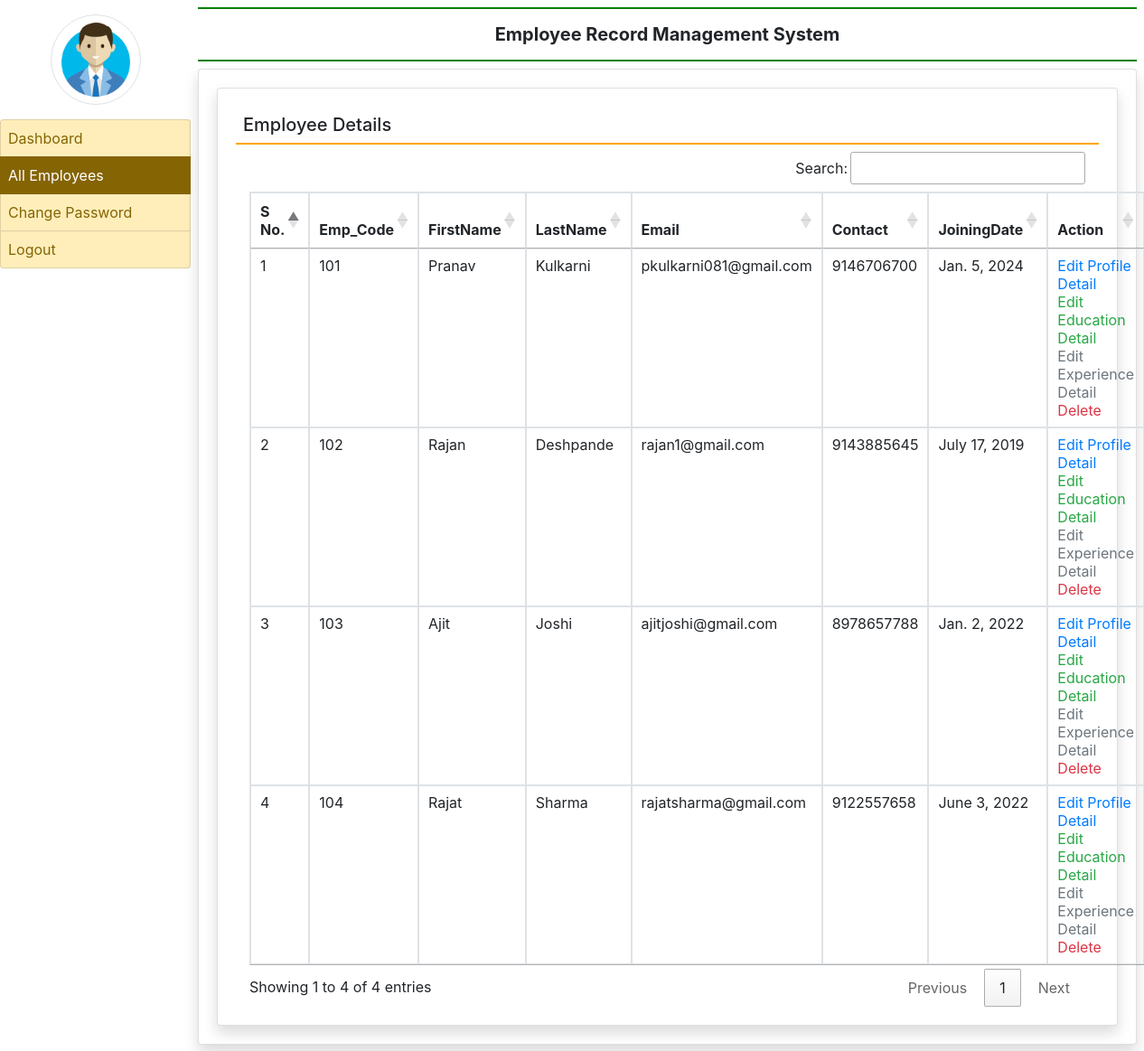
The app's page /all_employee (signed in) with its own data.
### employee/models.py (models this page shows, shortened)
class EmployeeDetail(models.Model):
    user = models.ForeignKey(User, on_delete=models.CASCADE, null=True)
    empcode = models.CharField(max_length=100, null=True)
    empdept = models.CharField(max_length=100,null=True)
    designation = models.CharField(max_length=100,null=True)
    contact = models.CharField(max_length=15, null=True)
    gender = models.CharField(max_length=20,null=True)
    joiningdate = models.DateField(null=True)

### employee/views.py (the view)
# urls.py: path('all_employee',all_employee, name='all_employee'),
def all_employee(request):
    if not request.user.is_authenticated:
        return redirect('admin_login')
    employee = EmployeeDetail.objects.all()
    return render(request, 'all_employee.html',locals())

### employee/templates/all_employee.html
{% extends 'admin_base.html' %}
{% block main  %}
<div class="card shadow">
    <div class="card-body">
        <h5 class="p-2" style="border-bottom: 2px solid orange;">Employee Details</h5>
<div class="container-fluid">
        <table class="table table-bordered table-sm" id="example">
            <thead>
                <tr>
                    <th>S No.</th>
                    <th>Emp_Code</th>
                    <th>FirstName</th>
                    <th>LastName</th>
                    <th>Email</th>
                    <th>Contact</th>
                    <th>JoiningDate</th>
                    <th>Action</th>
                </tr>
            </thead>
            <tbody>
                {% for i in employee %}
                <tr>
                    <td>{{forloop.counter}}</td>
                    <td>{{i.empcode}}</td>
                    <td>{{i.user.first_name}}</td>
                    <td>{{i.user.last_name}}</td>
                    <td>{{i.user.username}}</td>
                    <td>{{i.contact}}</td>
                    <td>{{i.joiningdate}}</td>
                    <td><a href="{% url 'edit_profile' i.id %}" class="text-primary">Edit Profile Detail</a>
                        <br><a href="{% url 'edit_education' i.user.id %}" class="text-success">Edit Education Detail</a>
                        <br><a href="{% url 'edit_experience' i.user.id %}" class="text-secondary">Edit Experience Detail</a>
                        <br><a href="{% url 'delete_employee' i.user.id %}" class="text-danger" onclick="return confirm('Are You Sure?')">Delete</a>
                        </td>
                </tr>
                {% endfor %}
            </tbody>
        </table>
</div>
</div>
</div>
{% endblock %}

### employee/templates/admin_base.html (shortened to what this page needs)
{%load static %}
<html>
    <head>
        <link rel="stylesheet" href="https://maxcdn.bootstrapcdn.com/bootstrap/4.4.1/css/bootstrap.min.css">
  <link rel="stylesheet" href="https://use.fontawesome.com/releases/v5.7.0/css/all.css">
<link rel="stylesheet" href="https://cdn.datatables.net/1.10.20/css/jquery.dataTables.min.css">
<link rel="stylesheet" href="https://cdn.datatables.net/buttons/1.6.1/css/buttons.dataTables.min.css">
    </head>
    <body>
        <div class="container-fluid">
            <div class="row">
                <div class="col-sm-2 p-0">
                    <center><img src="{% static 'images/adminlogin.png'%}" width = "100" height="100" class="img-thumbnail rounded-circle my-3"></center>
                    <div class="list-group">
                        <a href="{% url 'admin_home' %}" class="list-group-item list-group-item-warning list-group-item-action {% if request.path == '/admin_home' %}active{% endif %}">Dashboard</a>
                        <a href="{% url 'all_employee' %}" class="list-group-item list-group-item-warning list-group-item-action {% if request.path == '/all_employee' %}active{% endif %}">All Employees</a>
                        <a href="{% url 'change_passwordadmin' %}" class="list-group-item list-group-item-warning list-group-item-action {% if request.path == '/change_passwordadmin' %}active{% endif %}">Change Password</a>
                        <a href="/logout" class="list-group-item list-group-item-warning list-group-item-action">Logout</a>
                    </div>
                </div>
                <div class="col-sm-10 p-0">
                    <div class="container-fluid p-2">
                        <h5 class="p-3 text-center font-weight-bold" style="border-bottom: 2px solid green;border-top: 2px solid green;">Employee Record Management System</h5>
                        <div class="card shadow" style="min-height: 89vh;">
                            <div class="card-body">
                                {% block main %}
                                {% endblock %}
                            </div>
                        </div>
                    </div>
                </div>
            </div>
        </div>
    </body>
</html>

### employee/templates/admin_base.html (style rules this page uses)
.list-group-item { padding:8px !important; }

### records on screen
EmployeeDetail: empcode "101", user.first_name "Pranav", user.last_name "Kulkarni", user.username "pkulkarni081@gmail.com", contact "9146706700", joiningdate "Jan. 5, 2024"
EmployeeDetail: empcode "102", user.first_name "Rajan", user.last_name "Deshpande", user.username "rajan1@gmail.com", contact "9143885645", joiningdate "July 17, 2019"
EmployeeDetail: empcode "103", user.first_name "Ajit", user.last_name "Joshi", user.username "ajitjoshi@gmail.com", contact "8978657788", joiningdate "Jan. 2, 2022"
EmployeeDetail: empcode "104", user.first_name "Rajat", user.last_name "Sharma", user.username "rajatsharma@gmail.com", contact "9122557658", joiningdate "June 3, 2022"
